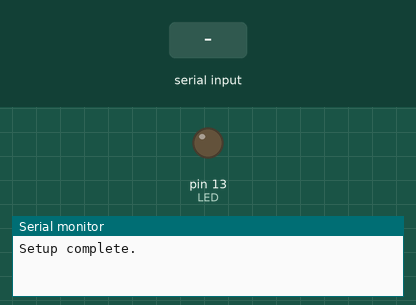
Recording of a sketch running on a simulated Arduino Uno, built with avr-gcc and run on an emulated ATmega328P. On the bench: output pins drawn as LEDs (lit = HIGH), the last lines printed to the serial monitor. Inputs (shaded band) come from the test bench.

Above: at 1.2 s.
1.3 s: "ON\n" received over the second serial link
At 1.9 s:
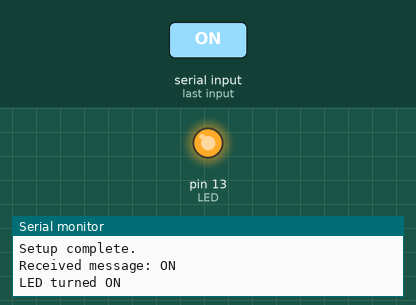
2.8 s: "OFF\n" received over the second serial link
At 4.2 s:
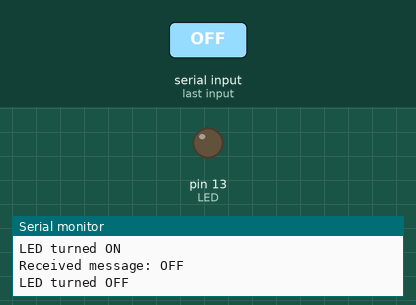
Timing chart, 0 to 5.8 s (numbered marks = the images above; inputs shaded):
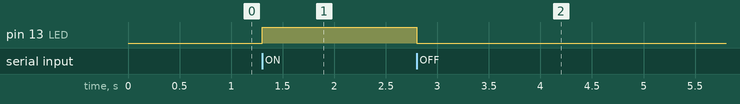

Measured:
- after the input at 1.3 s, pin 13 (LED): LOW → HIGH at once
- after the input at 2.8 s, pin 13 (LED): HIGH → LOW at once

The sketch:

mysim_module.ino
```cpp
#include <SoftwareSerial.h>

SoftwareSerial SIM800L(2, 3); // RX, TX
int LED = 13;

void setup() {
  Serial.begin(9600);
  SIM800L.begin(9600);
  pinMode(LED, OUTPUT);
  Serial.println("Setup complete.");
}

void loop() {
  // Check if there is a message from the SIM800L module.
  if (SIM800L.available()) {
    // Read the message from the SIM800L module.
    String message = SIM800L.readStringUntil('\n');

    // Trim leading and trailing whitespace from the message.
    message.trim();

    // Print the received message to the Serial Monitor.
    Serial.println("Received message: " + message);

    // Process the received message.
    if (message == "ON") {
      digitalWrite(LED, HIGH); // Turn on the LED
      Serial.println("LED turned ON");
    } else if (message == "OFF") {
      digitalWrite(LED, LOW); // Turn off the LED
      Serial.println("LED turned OFF");
    } else if (message == "CALL") {
      // Make a call to the phone number "+233546878947"
      Serial.println("Making a call...");
      SIM800L.println("ATD+233546878947;");
      delay(10000); // Wait for 10 seconds (adjust as needed)
      SIM800L.println("ATH"); // End the call
    } else if (message == "SMS") {
      // Send an SMS message to the phone number "+233546878947"
      Serial.println("Sending SMS...");
      SIM800L.println("AT+CMGF=1"); // Set SMS text mode
      delay(1000);
      SIM800L.println("AT+CMGS=\"+233546878947\"");
      delay(1000);
      SIM800L.println("This is the message that I want to send.");
      delay(1000);
      SIM800L.write(0x1A); // Send Ctrl+Z to end the SMS
    }
  }
}
```
